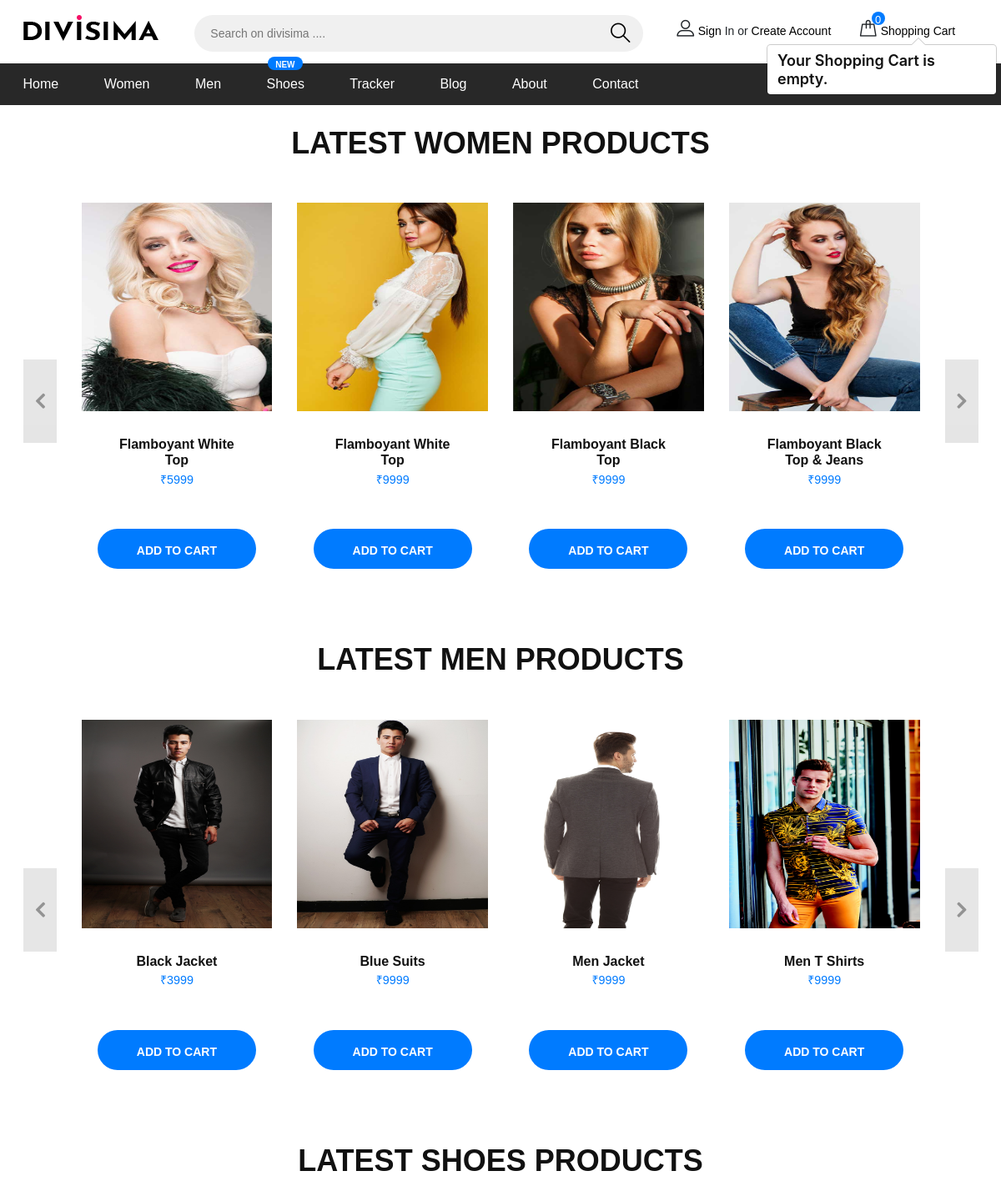
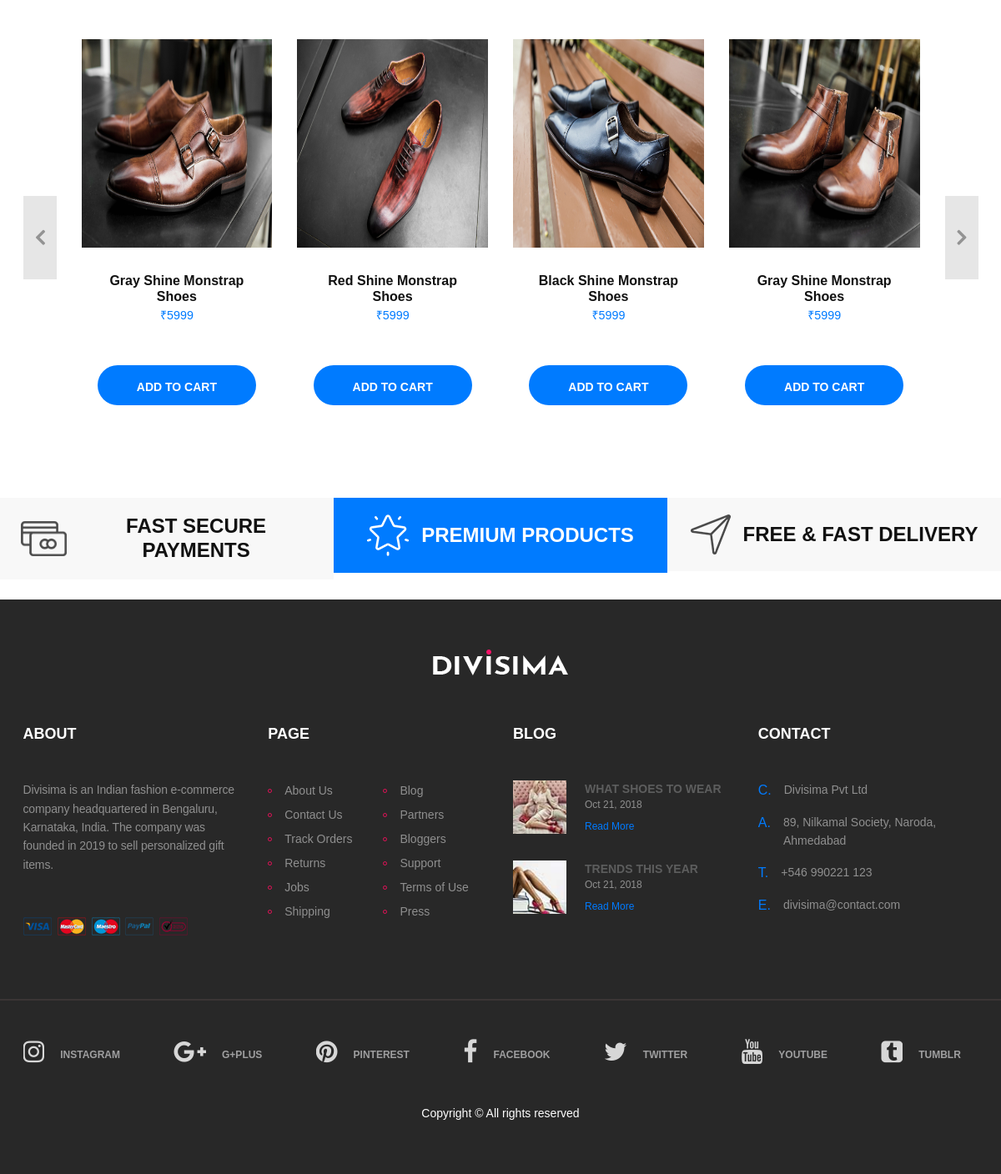
The page / on the database its author committed (2 pictures, top to bottom).
### shop/models.py (models this page shows, shortened)
class Product(models.Model):
    product_name = models.CharField(max_length=50)
    cate = models.CharField(max_length=50, default="", blank=True)
    subcate = models.CharField(max_length=50, default="", blank=True)
    img = models.ImageField(upload_to='shop/images',default="")
    price = models.CharField(max_length=20, default="")
    desc = models.TextField(max_length=1000, blank=True)
    pub_date = models.DateField()

### shop/views.py (the view)
# urls.py: path('', views.index, name='blog'),
def index(request):
    feat_prods = Feature_Product.objects.all()[::-1]
    allProd = []
    cateprod = Product.objects.values('cate','id')
    cates = {item['cate'] for item in cateprod}
    for cate in cates:
        prod = Product.objects.filter(cate=cate)[::-1]
        n = len(prod)
        nSlides = n//4 + ceil((n/4) - (n//4))
        allProd.append([prod, nSlides])
    context = {'allProd':allProd, 'feat_prods':feat_prods}
    return render(request, 'shop/index.html', context)

### shop/templates/shop/index.html (shortened to what this page needs)
{% extends 'shop/layout.html' %}
{% load static %}
{% block content %}
<div class="container my-4">
    <div class="row">
        <div class="col-md-12">
            {% for product, nSlides in allProd %}
            <h2 class="text-center">LATEST {{product.0.cate.upper}} PRODUCTS</h2>
            <div id="myCarousel{{forloop.counter}}" class="carousel slide" data-ride="carousel" data-interval="0">
                <div class="carousel-inner">
                    <div class="item carousel-item active">
                        <div class="row">
                            {% for i in product %}
                            <div class="col-sm-3">
                                <div class="thumb-wrapper">
                                    <div class="img-box" style="height: 250px;">
                                        <a href="/shop/product/{{i.id}}">
                                            <div id="imgpr{{i.id}}">
                                                <img src="{{i.img.url}}" height="300" width="300" class="img-responsive" alt="">
                                            </div>
                                        </a>
                                    </div>
                                    <div class="thumb-content">
                                        <a href="/shop/product/{{i.id}}">
                                            <h6 id="namepr{{i.id}}">{{i.product_name}}</h6>
                                        </a>
                                        <p class="item-price"><span id="pricepr{{i.id}}">{{i.price}}</span></p>
                                    </div>
                                    <span id="divpr{{i.id}}" class="divpr">
                                        <button id="pr{{i.id}}" class="site-btn cart">Add to Cart</button>
                                    </span>
                                    <pre>
                </div>
            </div>
            {% if forloop.counter|divisibleby:4 and forloop.counter > 0 and not forloop.last %}
          </div>
        </div>
            {% endif %}
          {% endfor %}
      </div>
      <a class="carousel-control left carousel-control-prev" href="#myCarousel{{forloop.counter}}" data-slide="prev">
        <i class="fa fa-angle-left"></i>
      </a>
      <a class="carousel-control right carousel-control-next" href="#myCarousel{{forloop.counter}}" data-slide="next">
        <i class="fa fa-angle-right"></i>
      </a>
    </div>
    {% endfor %}
    </div>
  </div>
</div>
<section class="features-section">
    <div class="container-fluid">
        <div class="row">
            <div class="col-md-4 p-0 feature">
                <div class="feature-inner">
                    <div class="feature-icon">
                        <img src="{% static 'img/icons/1.png' %}" alt="#">
                    </div>
                    <h2>Fast Secure Payments</h2>
                </div>
            </div>
            <div class="col-md-4 p-0 feature">
                <div class="feature-inner">
                    <div class="feature-icon">
                        <img src="{% static 'img/icons/2.png' %}" alt="#">
                    </div>
                    <h2>Premium Products</h2>
                </div>
            </div>
            <div class="col-md-4 p-0 feature">
                <div class="feature-inner">
                    <div class="feature-icon">
                        <img src="{% static 'img/icons/3.png' %}" alt="#">
                    </div>
                    <h2>Free & fast Delivery</h2>
                </div>
            </div>
        </div>
    </div>
</section>
{% endblock %}

### shop/templates/shop/layout.html (shortened to what this page needs)
{% load static %}
<!DOCTYPE html>
<html lang="zxx">
<head>
    <link rel="stylesheet" href="https://stackpath.bootstrapcdn.com/bootstrap/4.2.1/css/bootstrap.min.css">
    <link rel="stylesheet" href="{% static 'css/bootstrap.min.css' %}" />
    <link rel="stylesheet" href="{% static 'css/font-awesome.min.css' %}" />
    <link rel="stylesheet" href="{% static 'css/flaticon.css' %}" />
    <link rel="stylesheet" href="{% static 'css/slicknav.min.css' %}" />
    <link rel="stylesheet" href="{% static 'css/jquery-ui.min.css' %}" />
    <link rel="stylesheet" href="{% static 'css/owl.carousel.min.css' %}" />
    <link rel="stylesheet" href="{% static 'css/animate.css' %}" />
    <link rel="stylesheet" href="{% static 'css/mainstyle.css' %}" />
    <link rel="stylesheet" href="{% static 'css/popcart.css' %}" />
    <link rel="stylesheet" href="{% static 'css/carousel.css' %}" />
</head>
<body>
    <header class="header-section">
        <div class="header-top">
            <div class="container">
                <div class="row">
                    <div class="col-lg-2 text-center text-lg-left">
                        <a href="/" class="site-logo">
                            <img src="{% static 'img/logo.png' %}" alt="">
                        </a>
                    </div>
                    <div class="col-xl-6 col-lg-5">
                        <form class="header-search-form" action="/shop/search/">
                            <input type="search" name="search" required="" value="{{search_prod}}" placeholder="Search on divisima ....">
                            <button><i class="flaticon-search"></i></button>
                        </form>
                    </div>
                    <div class="col-xl-4 col-lg-5">
                        <div class="user-panel">
                            <div class="up-item">
                                <i class="flaticon-profile"></i>
                                <a href="#">Sign</a> In or <a href="#">Create Account</a>
                            </div>
                            <div class="up-item">
                                <div class="shopping-card">
                                    <i class="flaticon-bag"></i>
                                    <span id="cart">0</span>
                                </div>
                                <a href="/shop/cart/" id="popcart" data-toggle="popover" data-container="body" data-html="true" data-placement="bottom" data-img="{% static 'img/thumb-1.jpg' %}">Shopping Cart</a>
                            </div>
                        </div>
                    </div>
                </div>
            </div>
        </div>
        <nav class="main-navbar">
            <div class="container">
                <ul class="main-menu">
                    <li><a href="/">Home</a></li>
                    <li><a href="#">Women</a>
                    </li>
                    <li><a href="#">Men</a>
                    </li>
                    <li><a href="#">Shoes
                            <span class="new">New</span>
                        </a>
                    </li>
                    <li><a href="/shop/tracker/">Tracker</a></li>
                    <li><a href="#">Blog</a></li>
                    <li><a href="/shop/about/">About</a></li>
                    <li><a href="/shop/contact/">Contact</a></li>
                </ul>
            </div>
        </nav>
    </header>
    {% block content %}
    {% endblock %}
    <section class="footer-section my-4">
        <div class="container">
            <div class="footer-logo text-center">
                <a href="index.html"><img src="{% static './img/logo-light.png' %}" alt=""></a>
            </div>
            <div class="row">
                <div class="col-lg-3 col-sm-6">
                    <div class="footer-widget about-widget">
                        <h2>About</h2>
                        <p>Divisima is an Indian fashion e-commerce company headquartered in Bengaluru, Karnataka, India. The company was founded in 2019 to sell personalized gift items.</p>
                        <img src="{% static 'img/cards.png' %}" alt="">
                    </div>
                </div>
                <div class="col-lg-3 col-sm-6">
                    <div class="footer-widget about-widget">
                        <h2>Page</h2>
                        <ul>
                            <li><a href="/shop/about/">About Us</a></li>
                            <li><a href="/shop/contact/">Contact Us</a></li>
                            <li><a href="/shop/tracker/">Track Orders</a></li>
                            <li><a href="">Returns</a></li>
                            <li><a href="">Jobs</a></li>
                            <li><a href="">Shipping</a></li>
                        </ul>
                        <ul>
                            <li><a href="">Blog</a></li>
                            <li><a href="">Partners</a></li>
                            <li><a href="">Bloggers</a></li>
                            <li><a href="">Support</a></li>
                            <li><a href="">Terms of Use</a></li>
                            <li><a href="">Press</a></li>
                        </ul>
                    </div>
                </div>
                <div class="col-lg-3 col-sm-6">
                    <div class="footer-widget about-widget">
                        <h2>Blog</h2>
                        <div class="fw-latest-post-widget">
                            <div class="lp-item">
                                <div class="lp-thumb set-bg" data-setbg="{% static 'img/blog-thumbs/1.jpg' %}"></div>
                                <div class="lp-content">
                                    <h6>what shoes to wear</h6>
                                    <span>Oct 21, 2018</span>
                                    <a href="#" class="readmore">Read More</a>
                                </div>
                            </div>
                            <div class="lp-item">
                                <div class="lp-thumb set-bg" data-setbg="{% static 'img/blog-thumbs/2.jpg' %}"></div>
                                <div class="lp-content">
                                    <h6>trends this year</h6>
                                    <span>Oct 21, 2018</span>
                                    <a href="#" class="readmore">Read More</a>
                                </div>
                            </div>
                        </div>
                    </div>
                </div>
                <div class="col-lg-3 col-sm-6">
                    <div class="footer-widget contact-widget">
                        <h2>Contact</h2>
                        <div class="con-info">
                            <span>C.</span>
                            <p>Divisima Pvt Ltd </p>
                        </div>
                        <div class="con-info">
                            <span>A.</span>
                            <p>89, Nilkamal Society, Naroda, Ahmedabad</p>
                        </div>
                        <div class="con-info">
                            <span>T.</span>
                            <p>+546 990221 123</p>
                        </div>
                        <div class="con-info">
                            <span>E.</span>
                            <p>divisima@contact.com</p>
                        </div>
                    </div>
                </div>
            </div>
        </div>
        <div class="social-links-warp">
            <div class="container">
                <div class="social-links">
                    <a href="" class="instagram"><i class="fa fa-instagram"></i><span>instagram</span></a>
                    <a href="" class="google-plus"><i class="fa fa-google-plus"></i><span>g+plus</span></a>
                    <a href="" class="pinterest"><i class="fa fa-pinterest"></i><span>pinterest</span></a>
                    <a href="" class="facebook"><i class="fa fa-facebook"></i><span>facebook</span></a>
                    <a href="" class="twitter"><i class="fa fa-twitter"></i><span>twitter</span></a>
                    <a href="" class="youtube"><i class="fa fa-youtube"></i><span>youtube</span></a>
                    <a href="" class="tumblr"><i class="fa fa-tumblr-square"></i><span>tumblr</span></a>
                </div>
                <p class="text-white text-center mt-5">Copyright &copy; All rights reserved</p>
            </div>
        </div>
    </section>
</body>
</html>

### shop/static/css/popcart.css (style rules this page uses)
*, *:before, *:after { box-sizing: border-box; }

### shop/static/css/carousel.css (style rules this page uses)
.carousel { margin: 50px auto; padding: 0 70px; }
.carousel .item { min-height: 330px; text-align: center; overflow: hidden; }
.carousel .item .img-box { height: 200px; width: 100%; position: relative; }
.carousel .item img { max-width: 100%; max-height: 100%; display: inline-block; position: absolute; bottom: 0; margin: 0 auto; left: 0; right: 0; }
.carousel .thumb-wrapper { text-align: center; }
.carousel .thumb-content { padding: 30px; }
.carousel .carousel-control { height: 100px; width: 40px; background: none; margin: auto 0; background: rgba(0, 0, 0, 0.2); }
.carousel .carousel-control i { font-size: 30px; position: absolute; top: 50%; display: inline-block; margin: -16px 0 0 0; z-index: 5; left: 0; right: 0; color: rgba(0, 0, 0, 0.8); text-shadow: none; font-weight: bold; }
.carousel .item-price { font-size: 13px; padding: 2px 0; }
.carousel .item-price span { color: #007bff; ; font-size: 110%; }
.carousel .carousel-control.left i { margin-left: -3px; }
.carousel .carousel-control.left i { margin-right: -3px; }

### rows shown on the page
Product: cate "WOMEN", img (picture), product_name "Flamboyant White Top", price "₹5999"
Product: img (picture), product_name "Flamboyant White Top", price "₹9999"
Product: img (picture), product_name "Flamboyant Black Top", price "₹9999"
Product: img (picture), product_name "Flamboyant Black Top & Jeans", price "₹9999"
Product: cate "MEN", img (picture), product_name "Black Jacket", price "₹3999"
Product: img (picture), product_name "Blue Suits", price "₹9999"
Product: img (picture), product_name "Men Jacket", price "₹9999"
Product: img (picture), product_name "Men T Shirts", price "₹9999"
Product: cate "SHOES", img (picture), product_name "Gray Shine Monstrap Shoes", price "₹5999"
Product: img (picture), product_name "Red Shine Monstrap Shoes", price "₹5999"
Product: img (picture), product_name "Black Shine Monstrap Shoes", price "₹5999"
Product: img (picture), product_name "Gray Shine Monstrap Shoes", price "₹5999"
